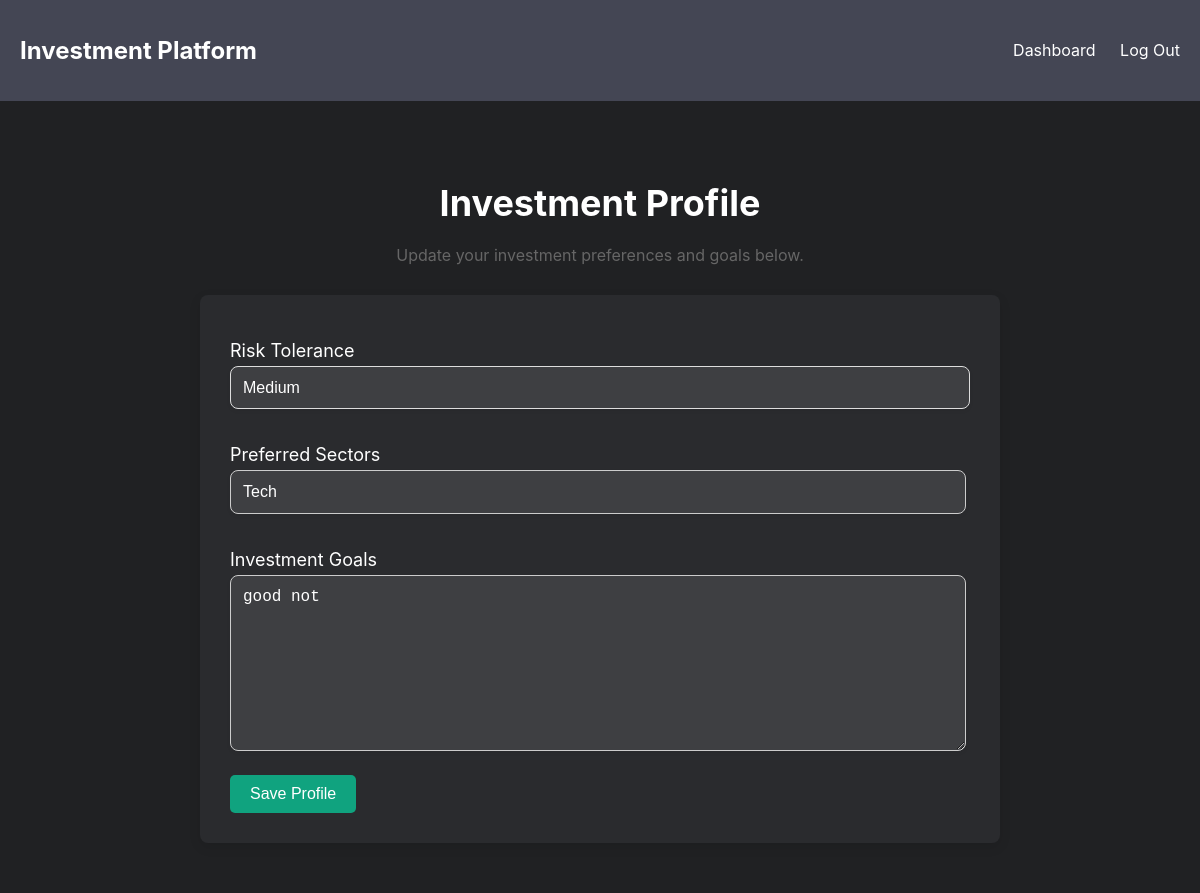
The app's page /profile (signed in) with its own data.
### tables this page shows
CREATE TABLE investment_profiles (
                user_id INTEGER PRIMARY KEY,
                risk_tolerance TEXT,
                preferred_sectors TEXT,
                investment_goals TEXT
            );

### app.py (the view, shortened to what this page needs)
@app.route('/profile', methods=['GET', 'POST'])
def profile():
    if 'user_id' not in session:
        return redirect('/login')
    conn = get_db_connection()
    profile = conn.execute('SELECT * FROM investment_profiles WHERE user_id = ?', (session['user_id'],)).fetchone()
    conn.close()
    return render_template('profile.html', profile=profile)

### app.py (called while the page is built)
def get_db_connection():
    conn = sqlite3.connect(DATABASE)
    conn.row_factory = sqlite3.Row
    return conn

### templates/profile.html (shortened to what this page needs)
<!DOCTYPE html>
<html lang="en">
  <head>
    <link rel="stylesheet" href="/static/css/styleprofile.css" />
  </head>
  <body>
    <nav class="navbar">
      <div class="container">
        <h1 class="brand">Investment Platform</h1>
        <ul class="nav-links">
          <li><a href="/">Dashboard</a></li>
          <li><a href="/logout">Log Out</a></li>
        </ul>
      </div>
    </nav>
    <section class="profile">
      <div class="container">
        <h2>Investment Profile</h2>
        <p>Update your investment preferences and goals below.</p>
        <form method="POST" action="/profile" class="profile-form">
          <label for="risk_tolerance">Risk Tolerance</label>
          <select name="risk_tolerance" id="risk_tolerance" required>
            <option value="medium" {% if profile and profile['risk_tolerance'] == 'medium' %}selected{% endif %}>Medium</option>
          </select>
          <label for="preferred_sectors">Preferred Sectors</label>
          <input type="text" name="preferred_sectors" id="preferred_sectors" value="{{ profile['preferred_sectors'] if profile else '' }}" required />
          <label for="investment_goals">Investment Goals</label>
          <textarea name="investment_goals" id="investment_goals" required>{{ profile['investment_goals'] if profile else '' }}</textarea>
          <button type="submit" class="btn">Save Profile</button>
        </form>
      </div>
    </section>
  </body>
</html>

### static/css/styleprofile.css (style rules this page uses)
body { font-family: "Inter", sans-serif; margin: 0; background-color: #202123; color: #FFFFFF; }
.profile { padding: 50px 0; background-color: #202123; }
.profile .container { max-width: 800px; margin: 0 auto; text-align: center; }
h2 { font-size: 36px; color: white; margin-bottom: 20px; }
p { font-size: 16px; color: #666; margin-bottom: 30px; }
.profile-form { background-color: #2A2B2E; padding: 30px; border-radius: 8px; box-shadow: 0 4px 12px rgba(0, 0, 0, 0.1); text-align: left; }
.profile-form label { font-size: 18px; color: white; display: block; margin: 15px 0 5px; }
.profile-form select { font-size: 16px; padding: 12px; width: 100%; margin-bottom: 20px; border: 1px solid #ddd; border-radius: 8px; background-color: #3E3F42; color: white; box-shadow: 0 2px 4px rgba(0, 0, 0, 0.05); appearance: none; -webkit-appearance: none; }
.profile-form input, .profile-form textarea { width: 96%; padding: 12px; font-size: 16px; margin-bottom: 20px; border: 1px solid #ccc; border-radius: 8px; background-color: #3E3F42; color: white; box-shadow: 0 2px 4px rgba(0, 0, 0, 0.05); appearance: none; -webkit-appearance: none; }
.profile-form textarea { height: 150px; resize: vertical; }
.profile-form button { padding: 10px 20px; font-size: 16px; background-color: #10A37F; color: white; border: none; border-radius: 5px; cursor: pointer; transition: background-color 0.3s ease; }
.navbar { background: #444654; color: #fff; padding: 1rem 0; position: sticky; top: 0; z-index: 1000; }
.navbar .container { display: flex; justify-content: space-between; align-items: center; max-width: 1200px; margin: 0 auto; padding: 0 20px; }
.navbar .brand { color: white; font-size: 24px; }
.navbar .nav-links { list-style: none; }
.navbar .nav-links li { display: inline; margin-left: 20px; }
.navbar .nav-links a { color: white; text-decoration: none; font-size: 16px; }

### records on screen
investment_profiles: risk_tolerance "Medium", preferred_sectors "Tech", investment_goals "good not"
